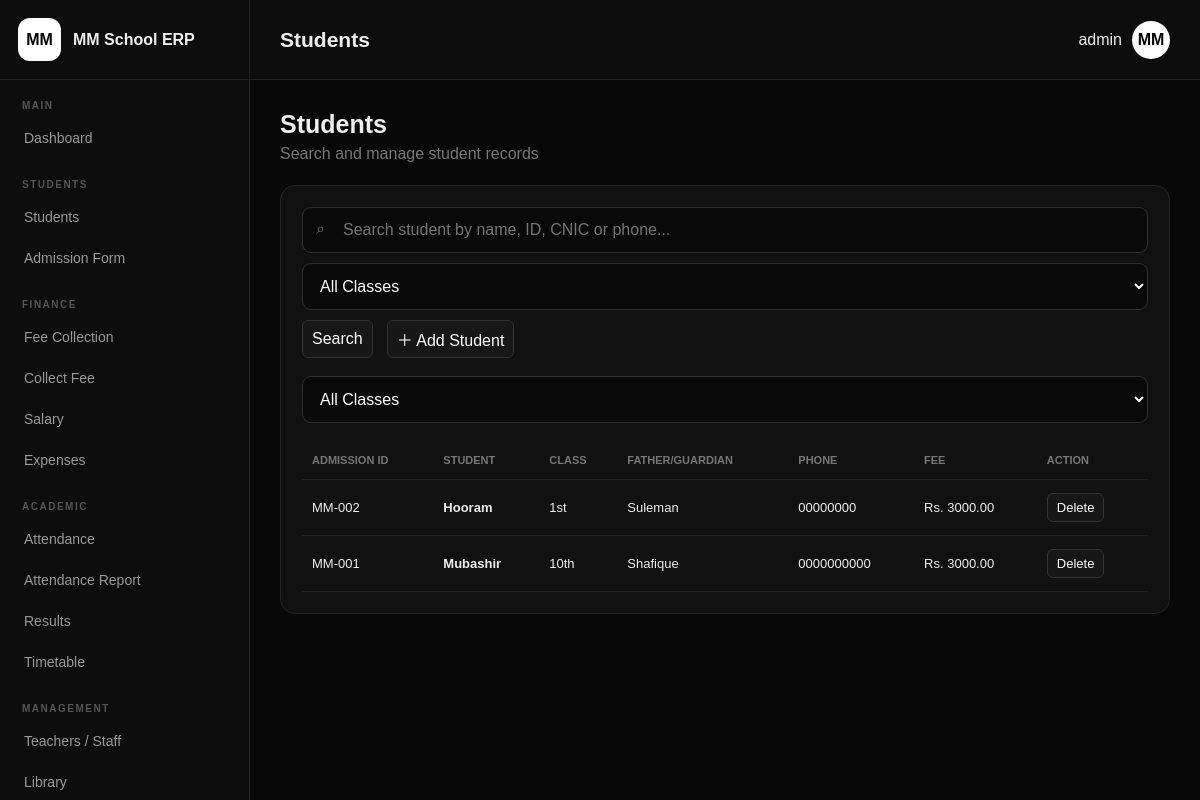
The app's page /students/ (signed in) with its own data.
### school/models.py (models this page shows, shortened)
class Student(models.Model):
    admission_id = models.CharField(max_length=30, unique=True)
    name = models.CharField(max_length=150)
    father = models.CharField(max_length=150)
    father_cnic = models.CharField(max_length=30, blank=True)
    cnic = models.CharField(max_length=30, blank=True)
    dob = models.DateField(null=True, blank=True)
    gender = models.CharField(max_length=20, default="Male")
    class_name = models.CharField(max_length=20, choices=CLASSES)
    admission_date = models.DateField()
    monthly_fee = models.DecimalField(max_digits=10, decimal_places=2, default=3000)
    phone = models.CharField(max_length=30, blank=True)
    guardian_phone = models.CharField(max_length=30)
    emergency = models.CharField(max_length=30, blank=True)
    address = models.TextField()
    previous_school = models.CharField(max_length=200, blank=True)
    previous_class = models.CharField(max_length=30, blank=True)
    religion = models.CharField(max_length=50, blank=True)
    blood = models.CharField(max_length=10, blank=True)
    notes = models.TextField(blank=True)
    active = models.BooleanField(default=True)
    created_at = models.DateTimeField(auto_now_add=True)
    class Meta:
        ordering = ["-created_at"]

### school/views.py (the view)
# urls.py: path("students/", views.students, name="students"),
@login_required
def students(request):
    q = request.GET.get("q", "").strip()
    cls = request.GET.get("class", "").strip()
    qs = Student.objects.filter(active=True)
    if q:
        qs = qs.filter(
            Q(name__icontains=q) | Q(admission_id__icontains=q) |
            Q(cnic__icontains=q) | Q(phone__icontains=q) |
            Q(guardian_phone__icontains=q)
        )
    if cls:
        qs = qs.filter(class_name=cls)
    return render(request, "students.html", {"students": qs, "q": q, "selected_class": cls})

### school/context_processors.py (called while the page is built)
def choices(request):
    return {"classes": CLASSES, "roles": Teacher.ROLE_CHOICES}

### templates/students.html
{% extends "base.html" %}{% block title %}Students — MM School ERP{% endblock %}{% block heading %}Students{% endblock %}
{% block content %}
<div class="page-title"><h2>Students</h2><p>Search and manage student records</p></div>
<div class="card">
<form class="search-area" method="get">
<div class="search-box"><span class="search-icon">⌕</span><input name="q" value="{{ q }}" placeholder="Search student by name, ID, CNIC or phone..."></div>
<select name="class" class="filter"><option value="">All Classes</option>{% for c in classes %}<option value="{{ c.0 }}" {% if selected_class == c.0 %}selected{% endif %}>{{ c.1 }}</option>{% endfor %}</select>
<button class="action-btn">Search</button><a class="action-btn" href="{% url 'add_student' %}">＋ Add Student</a>
</form>
<div class="search-area">
<select class="filter" onchange="location.href='?q={{ q|urlencode }}&class='+this.value">
<option value="">All Classes</option>{% for c in classes %}<option value="{{ c.0 }}" {% if selected_class == c.0 %}selected{% endif %}>{{ c.1 }}</option>{% endfor %}
</select>
</div>
<div class="table-wrap"><table><thead><tr><th>Admission ID</th><th>Student</th><th>Class</th><th>Father/Guardian</th><th>Phone</th><th>Fee</th><th>Action</th></tr></thead>
<tbody>{% for s in students %}<tr><td>{{ s.admission_id }}</td><td><b>{{ s.name }}</b></td><td>{{ s.class_name }}</td><td>{{ s.father }}</td><td>{{ s.guardian_phone }}</td><td>Rs. {{ s.monthly_fee }}</td><td><form method="post" action="{% url 'delete_student' s.pk %}" style="display:inline">{% csrf_token %}<button class="action-btn" onclick="return confirm('Delete this student record?')">Delete</button></form></td></tr>{% empty %}<tr><td colspan="7">No students found.</td></tr>{% endfor %}</tbody></table></div>
</div>
{% endblock %}

### templates/base.html (shortened to what this page needs)
{% load static %}
<!DOCTYPE html>
<html lang="en">
<head>
<link rel="stylesheet" href="{% static 'css/app.css' %}">
</head>
<body>
<div id="app">
<aside class="sidebar">
    <div class="brand">
        <div class="brand-logo">MM</div>
        <div class="brand-text">MM School ERP</div>
    </div>
    <div class="menu">
        <div class="menu-title">MAIN</div>
        <a href="{% url 'dashboard' %}"
           class="{% if request.resolver_match.url_name == 'dashboard' %}active{% endif %}">
            Dashboard
        </a>
        <div class="menu-title">STUDENTS</div>
        <a href="{% url 'students' %}">
            Students
        </a>
        <a href="{% url 'add_student' %}">
            Admission Form
        </a>
        <div class="menu-title">FINANCE</div>
        <a href="{% url 'fee_collection' %}">
            Fee Collection
        </a>
        <a href="{% url 'collect_fee' %}">
            Collect Fee
        </a>
        <a href="{% url 'salary' %}">Salary</a>
        <a href="{% url 'expenses' %}">
            Expenses
        </a>
<div class="menu-title">Academic</div>
<a href="{% url 'attendance' %}">Attendance</a>
<a href="{% url 'attendance_report' %}">Attendance Report</a>
<a href="{% url 'results' %}">Results</a>
<a href="{% url 'timetable' %}">Timetable</a>
        <div class="menu-title">Management</div>
<a href="{% url 'teachers' %}">Teachers / Staff</a>
<a href="{% url 'library' %}">Library</a>
    </div>
</aside>
<main class="main">
    <div class="topbar">
        <h2>{% block heading %}Dashboard{% endblock %}</h2>
        <div class="user-box">
            <span>{{ request.user.username }}</span>
            <div class="avatar">MM</div>
        </div>
    </div>
    <div class="content">
        {% block content %}{% endblock %}
    </div>
</main>
</div>
</body>
</html>

### static/css/app.css (style rules this page uses)
* { box-sizing:border-box;margin:0;padding:0;font-family:Arial,sans-serif }
body { background:#080808;color:#eee }
button,input,select,textarea { font:inherit }
.logo,.brand-logo,.avatar { background:#fff;color:#000;font-weight:900; display:flex;align-items:center;justify-content:center }
#app { min-height:100vh }
.sidebar { position:fixed;left:0;top:0;bottom:0;width:250px;background:#0d0d0d; border-right:1px solid #242424;overflow-y:auto;z-index:100 }
.brand { height:80px;border-bottom:1px solid #222;display:flex;align-items:center; gap:12px;padding:18px }
.brand-logo { width:43px;height:43px;border-radius:12px }
.brand-text { font-weight:bold }
.menu { padding:15px 12px }
.menu-title { color:#555;font-size:10px;letter-spacing:1.5px;margin:18px 10px 8px; text-transform:uppercase }
.menu a { display:block; width:100%; padding:11px 12px; margin-bottom:3px; background:none; border:0; color:#999; border-radius:8px; text-align:left; cursor:pointer; font-size:14px; transition:all .15s ease; }
.menu-title { color:#555; font-size:10px; font-weight:bold; letter-spacing:1.5px; margin:22px 10px 8px; text-transform:uppercase; }
.menu-title:first-child { margin-top:5px; }
.main { margin-left:250px;min-height:100vh }
.topbar { height:80px;background:#0d0d0d;border-bottom:1px solid #222; display:flex;align-items:center;justify-content:space-between;padding:0 30px; position:sticky;top:0;z-index:50 }
.topbar h2 { font-size:21px }
.user-box { display:flex;align-items:center;gap:10px }
.avatar { width:38px;height:38px;border-radius:50% }
.content { padding:30px }
.page-title { margin-bottom:22px }
.page-title h2 { font-size:25px }
.page-title p { color:#777;margin-top:6px }
.card { background:#111;border:1px solid #252525;border-radius:15px;padding:21px }
.search-area { display:flex;gap:10px;flex-wrap:wrap;margin-bottom:18px }
.search-box { flex:1;min-width:220px;position:relative }
.search-box input { width:100%;padding:13px 15px 13px 40px;background:#090909; border:1px solid #303030;border-radius:9px;color:#fff;outline:none }
.search-icon { position:absolute;left:14px;top:13px;color:#666 }
.filter { min-width:170px;padding:13px;background:#090909;border:1px solid #303030; color:#fff;border-radius:9px }
.table-wrap { overflow-x:auto }
table { width:100%;border-collapse:collapse }
th,td { padding:13px 10px;border-bottom:1px solid #222;text-align:left;white-space:nowrap }
th { font-size:11px;color:#777;text-transform:uppercase }
td { font-size:13px }
.action-btn { border:1px solid #333;background:#171717;color:#fff;border-radius:6px; padding:6px 9px;cursor:pointer;margin-right:4px }
.form-control, select, textarea, input[type=text], input[type=password], input[type=date], input[type=number], input[type=email] { width:100%;padding:13px 14px;background:#090909;border:1px solid #303030;color:#fff;border-radius:9px;outline:none }
a { color:inherit;text-decoration:none }
.search-area a.action-btn { display:inline-block }

### records on screen
Student: admission_id "MM-002", name "Hooram", class_name "1st", father "Suleman", guardian_phone "00000000", monthly_fee "3000.00"
Student: admission_id "MM-001", name "Mubashir", class_name "10th", father "Shafique", guardian_phone "0000000000", monthly_fee "3000.00"

### other values on screen
{{ request.user.username }} "admin"
